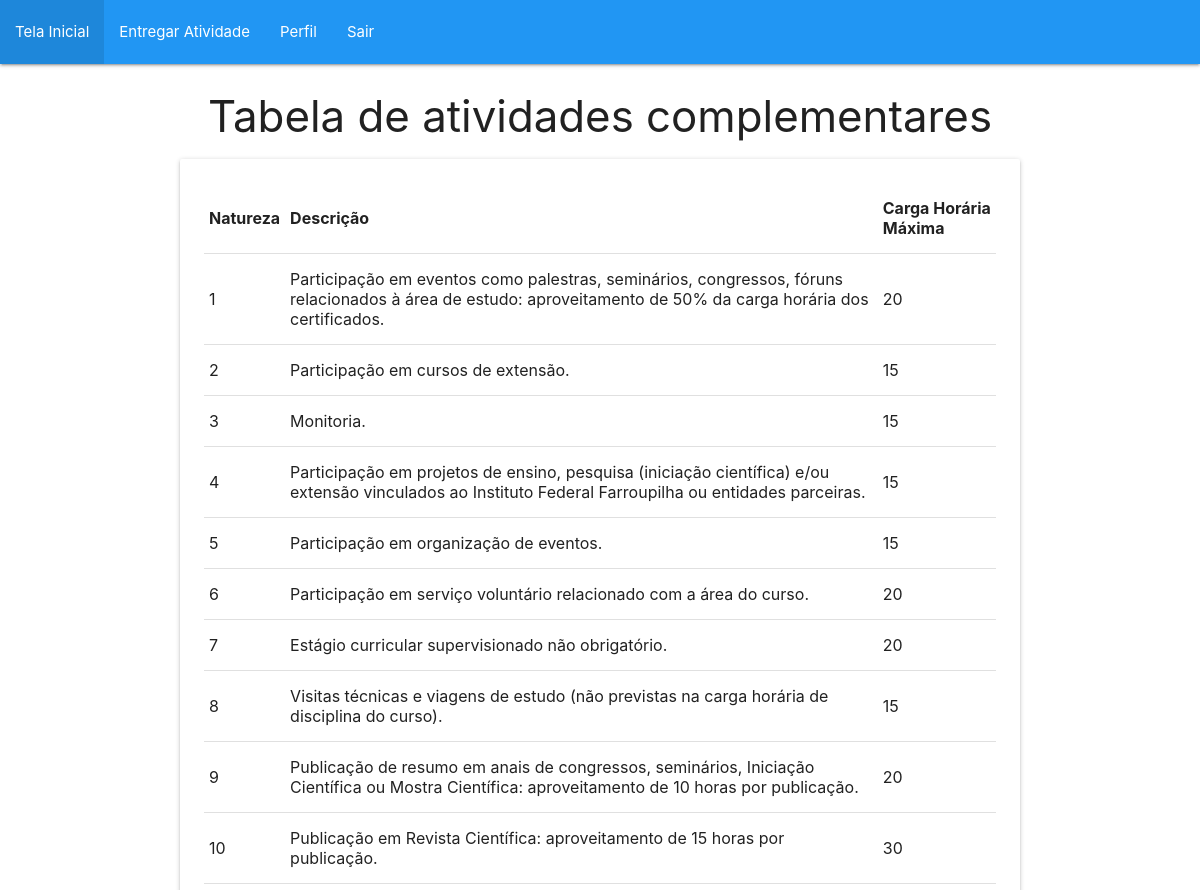
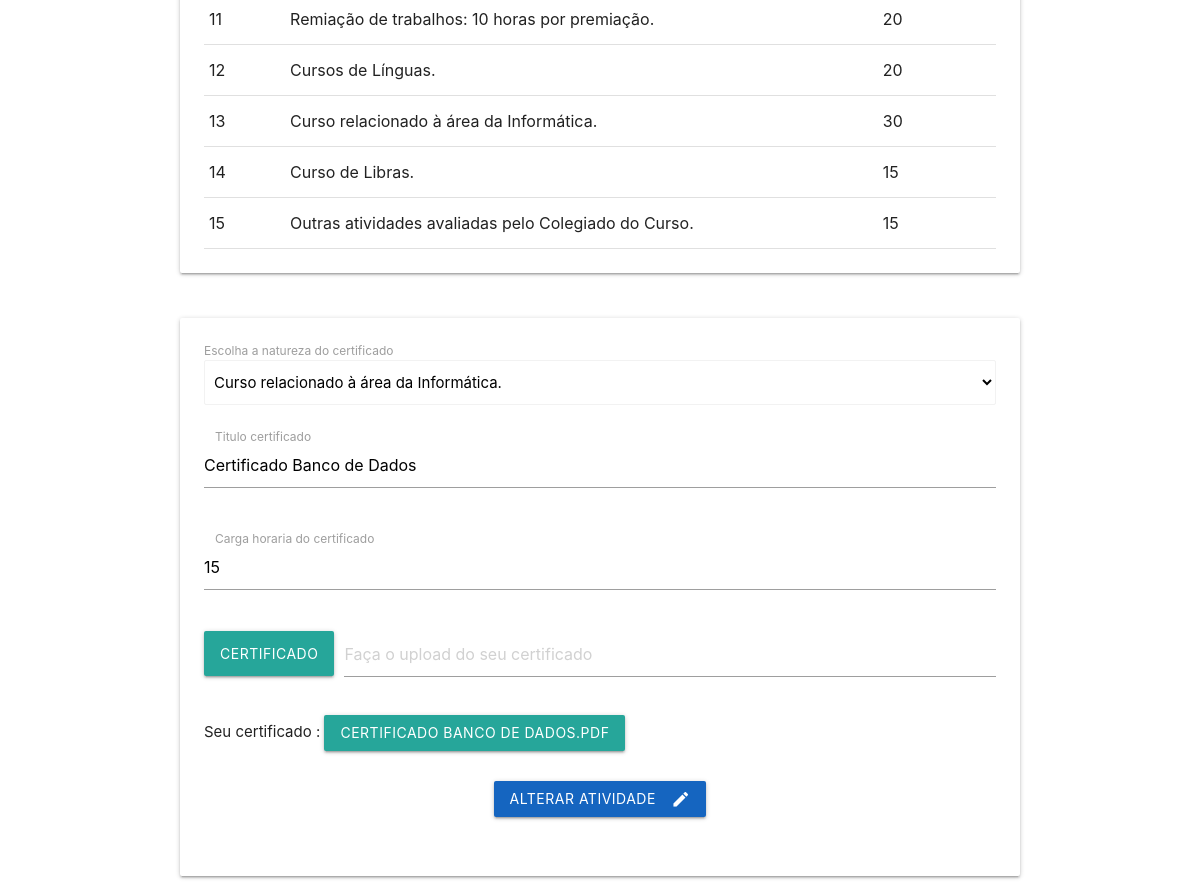
The app's page /crudEntrega/formeditEntrega.php?id=152 (signed in) with its own data (2 pictures, top to bottom).
### tables this page shows
CREATE TABLE IF NOT EXISTS `atividade_complementar` (
  `id_atividade_complementar` int NOT NULL AUTO_INCREMENT,
  `natureza` int DEFAULT NULL,
  `descricao` text,
  `carga_horaria_maxima` int DEFAULT NULL,
  `id_curso` int DEFAULT NULL,
  PRIMARY KEY (`id_atividade_complementar`),
  KEY `fk_curso_atividade_complementar` (`id_curso`)
);

CREATE TABLE IF NOT EXISTS `entrega_atividade` (
  `id_entrega_atividade` int NOT NULL AUTO_INCREMENT,
  `titulo_certificado` varchar(255) DEFAULT NULL,
  `carga_horaria_certificado` int DEFAULT NULL,
  `certificado` varchar(255) DEFAULT NULL,
  `carga_horaria_aprovada` int DEFAULT NULL,
  `status` varchar(255) DEFAULT NULL,
  `id_aluno` int DEFAULT NULL,
  `caminho` varchar(255) NOT NULL,
  `id_atividade_complementar` int NOT NULL,
  `observacoes` text NOT NULL,
  PRIMARY KEY (`id_entrega_atividade`),
  KEY `fk_aluno_entrega_atividade` (`id_aluno`),
  KEY `fk_id_atividade_complementar` (`id_atividade_complementar`)
);

### conecta.php (called while the page is built, shortened)
<?php
function excutarSQL($mysql, $sql)
{
    $resultado = mysqli_query($mysql, $sql);
    return $resultado;
}

### crudEntrega/formeditEntrega.php (the view, shortened to what this page needs)
<?php
require_once "../conecta.php";
require_once "../boasPraticas/headerNav.php";
$mysql = conectar();
$pasta = "../certificados/";
$sql = "SELECT id_atividade_complementar, natureza, descricao, carga_horaria_maxima FROM atividade_complementar WHERE id_curso = " . $_SESSION['aluno'][2];
$resultado = excutarSQL($mysql, $sql);
$atividades_complementares = mysqli_fetch_all($resultado, MYSQLI_ASSOC);
$id = $_GET['id'];
$sql2 = "SELECT * FROM entrega_atividade WHERE id_entrega_atividade = $id";
$resultado2 = excutarSQL($mysql, $sql2);
$entrega = mysqli_fetch_assoc($resultado2);
?>
<!DOCTYPE html>
<html lang="pt-br">
<head>
    <link type="text/css" rel="stylesheet" href="../materialize/css/materialize.min.css" media="screen,projection" />
</head>
<body>
    <h3 class="center-align">Tabela de atividades complementares</h3>
    <main class="container">
        <div class="card-panel">
            <table class="highlight responsive-table">
                <thead>
                    <tr>
                        <th>Natureza</th>
                        <th>Descrição</th>
                        <th>Carga Horária Máxima</th>
                    </tr>
                </thead>
                <tbody>
                    <?php
                    foreach ($atividades_complementares as $atividade_complementar) {
                        echo '<tr>';
                        echo '<td>' . $atividade_complementar['natureza'] . '</td>';
                        echo '<td>' . $atividade_complementar['descricao'] . '</td>';
                        echo '<td>' . $atividade_complementar['carga_horaria_maxima'] . '</td>';
                        echo '</tr>';
                    }
                    ?>
                </tbody>
            </table>
        </div>
        <br>
        <div class="card-panel">
            <form action="editarEntrega.php" method="post" enctype="multipart/form-data">
                <label>Escolha a natureza do certificado</label>
                <select class="browser-default" id="select" required name="atividade_complementar">
                    <?php
                    foreach ($atividades_complementares as $atividade_complementar) {
                    ?>
                        <option <?php
                                if ($entrega['id_atividade_complementar'] == $atividade_complementar['id_atividade_complementar']) {
                                    echo "selected";
                                }
                                ?> value=" <?php echo $atividade_complementar['id_atividade_complementar']; ?>">
                            <?php echo $atividade_complementar['descricao']; ?>
                        </option>
                    <?php
                    }
                    ?>
                </select>
                <br>
                <div class="input-field col s12 espacamento">
                    <input placeholder="Digite o titulo do seu certificado" id="titulo" name="titulo" type="text" class="validate" pattern="^(?!\s*$).+" required value="<?php echo $entrega['titulo_certificado']; ?>">
                    <label for="titulo">Titulo certificado</label>
                    <span class="helper-text" data-error="Você deve preenchar esse campo corretamente este campo."></span>
                </div>
                <div class="input-field col s12">
                    <input placeholder="Por exemplo: 10" id="carga" name="carga" type="text" class="validate" pattern="^\d{1,2}$" required value="<?php echo $entrega['carga_horaria_certificado']; ?>">
                    <label for="tcarga">Carga horaria do certificado</label>
                    <span class="helper-text" data-error="Este campo deve ser preenchido com no máximo dois dígitos numéricos."></span>
                </div>
                <div class="file-field input-field espacamento">
                    <div class="btn">
                        <span>Certificado</span>
                    </div>
                    <div class="file-path-wrapper">
                        <input class="file-path validate" type="text" placeholder="Faça o upload do seu certificado">
                    </div>
                </div>
                <p>Seu certificado : <a class="waves-effect waves-light btn" href=" <?php echo $pasta . $entrega['caminho']; ?>"><?php echo $entrega['certificado']; ?></a>
                </p>
                <div class="row">
                    <div class="col s12">
                        <p class="center-align">
                            <button class="btn waves-effect waves-light  #1565c0 blue darken-3 lighten-3" type="submit" name="action">Alterar atividade
                                <i class="material-icons right">create</i> </button>
                        </p>
                    </div>
                </div>
            </form>
        </div>
    </main>
</body>
</html>

### crudEntrega/formeditEntrega.php (style rules this page uses)
.espacamento { margin-bottom: 30px; }

### records on screen
atividade_complementar: natureza "1", descricao "Participação em eventos como palestras, seminários, congressos, fóruns relacionados à área de estudo: aproveitamento de 50% da carga horária dos certificados.", carga_horaria_maxima "20"
atividade_complementar: natureza "2", descricao "Participação em cursos de extensão.", carga_horaria_maxima "15"
atividade_complementar: natureza "3", descricao "Monitoria.", carga_horaria_maxima "15"
atividade_complementar: natureza "4", descricao "Participação em projetos de ensino, pesquisa (iniciação científica) e/ou extensão vinculados ao Instituto Federal Farroupilha ou entidades parceiras.", carga_horaria_maxima "15"
atividade_complementar: natureza "5", descricao "Participação em organização de eventos.", carga_horaria_maxima "15"
atividade_complementar: natureza "6", descricao "Participação em serviço voluntário relacionado com a área do curso.", carga_horaria_maxima "20"
atividade_complementar: natureza "7", descricao "Estágio curricular supervisionado não obrigatório.", carga_horaria_maxima "20"
atividade_complementar: natureza "8", descricao "Visitas técnicas e viagens de estudo (não previstas na carga horária de disciplina do curso).", carga_horaria_maxima "15"
atividade_complementar: natureza "9", descricao "Publicação de resumo em anais de congressos, seminários, Iniciação Científica ou Mostra Científica: aproveitamento de 10 horas por publicação.", carga_horaria_maxima "20"
atividade_complementar: natureza "10", descricao "Publicação em Revista Científica: aproveitamento de 15 horas por publicação.", carga_horaria_maxima "30"
atividade_complementar: natureza "11", descricao "Remiação de trabalhos: 10 horas por premiação.", carga_horaria_maxima "20"
atividade_complementar: natureza "12", descricao "Cursos de Línguas.", carga_horaria_maxima "20"
atividade_complementar: natureza "13", descricao "Curso relacionado à área da Informática.", carga_horaria_maxima "30"
atividade_complementar: natureza "14", descricao "Curso de Libras.", carga_horaria_maxima "15"
atividade_complementar: natureza "15", descricao "Outras atividades avaliadas pelo Colegiado do Curso.", carga_horaria_maxima "15"
entrega_atividade: atividade_complementar "Curso relacionado à área da Informática.", titulo "Certificado Banco de Dados", carga "15", certificado "CERTIFICADO BANCO DE DADOS.PDF"
